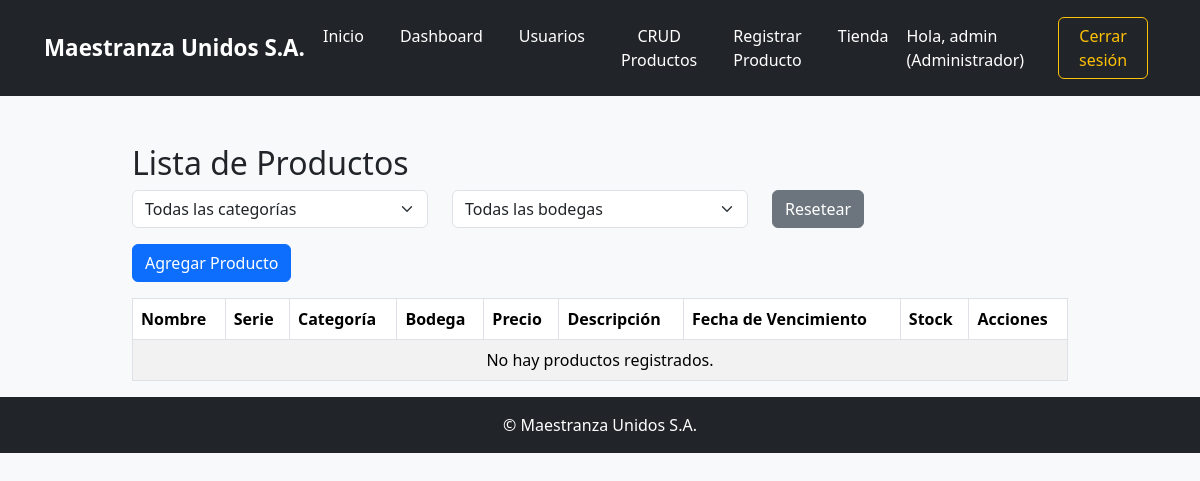
The app's page /productos/crud/ (signed in), older data.
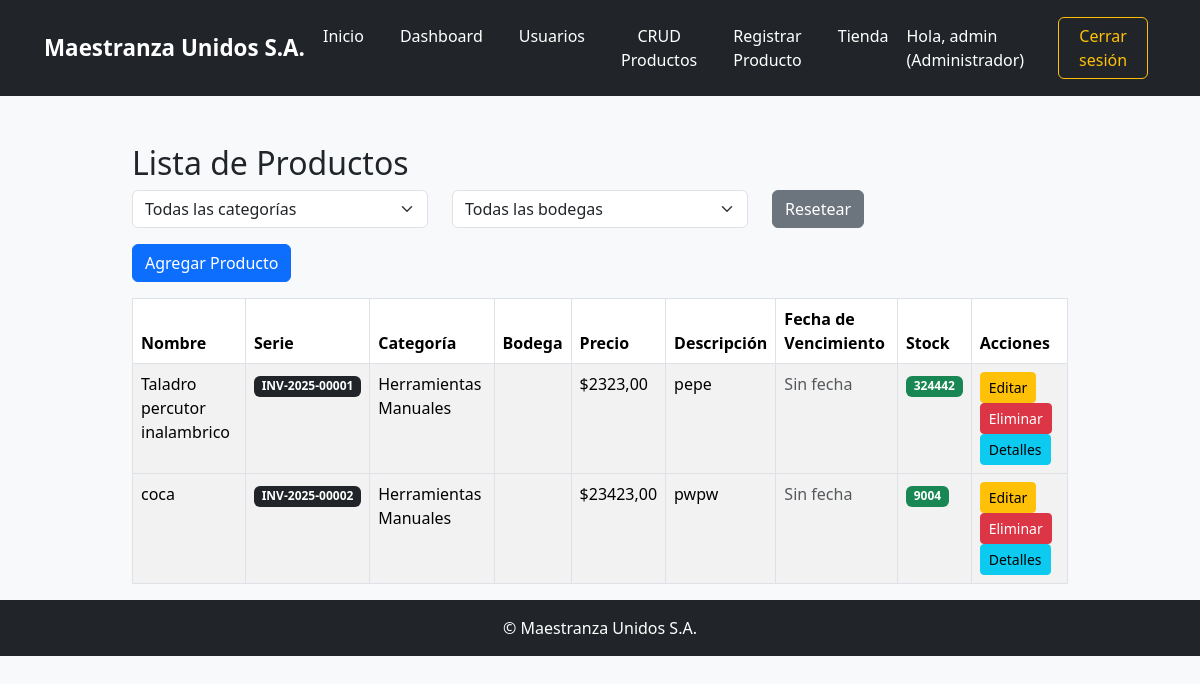
The same page, newer data.
### inventario/models.py (models this page shows, shortened)
class Producto(models.Model):
    nombre = models.CharField(max_length=100)
    categoria = models.ForeignKey(
        CategoriaProducto,
        on_delete=models.SET_NULL,
        null=True,
        blank=True,
        related_name='productos'
    )
    descripcion = models.TextField(blank=True)
    precio = models.DecimalField(max_digits=10, decimal_places=2)
    imagen = models.ImageField(upload_to='productos/', null=True, blank=True)
    fecha_vencimiento = models.DateField(null=True, blank=True)
    stock = models.PositiveIntegerField(default=0)
    stock_minimo = models.PositiveIntegerField(default=1)
    serial_number = models.CharField(
        max_length=20,
        unique=True,
        editable=False,
        blank=True,
        help_text="Número de serie generado automáticamente"
    )
    bodega = models.ForeignKey(
        Bodega,
        on_delete=models.CASCADE,
        related_name='productos',
        null=True,       # importante para migrar sin errores
        blank=True
    )

class CategoriaProducto(models.Model):
    nombre = models.CharField(max_length=100, unique=True)

### inventario/views.py (the view)
# urls.py: path('productos/crud/', views.producto_crud, name='producto_crud'),
@login_required
@groups_required('Gestor de Inventario', 'Almacén')
def producto_crud(request):
    categoria_id = request.GET.get('categoria')
    bodega_id = request.GET.get('bodega')  # 👈 NUEVO
    categorias = CategoriaProducto.objects.order_by('nombre')
    bodegas = Bodega.objects.order_by('nombre')  # 👈 NUEVO
    productos = Producto.objects.all()
    if categoria_id:
        productos = productos.filter(categoria_id=categoria_id)
    if bodega_id:
        productos = productos.filter(bodega_id=bodega_id)  # 👈 NUEVO
    if 'delete' in request.GET:
        producto = get_object_or_404(Producto, pk=request.GET['delete'])
        producto.delete()
        return redirect('producto_crud')
    return render(request, 'inventario/producto_crud.html', {
        'productos': productos,
        'categorias': categorias,
        'bodegas': bodegas,  # 👈 NUEVO
        'categoria_seleccionada': int(categoria_id) if categoria_id else None,
        'bodega_seleccionada': int(bodega_id) if bodega_id else None,
        'today': date.today(),
        'today_plus_7': date.today() + timedelta(days=7),
    })

### inventario/views.py (called while the page is built)
def groups_required(*group_names):
    def check_groups(user):
        return user.is_authenticated and (
            user.groups.filter(name__in=group_names).exists() or user.groups.filter(name='Administrador').exists()
        )
    return user_passes_test(check_groups)

### inventario/templates/inventario/producto_crud.html (shortened to what this page needs)
{% extends 'inventario/base.html' %}
{% block content %}
<div class="container mt-5">
  <h2>Lista de Productos</h2>
  <form method="get" class="row mb-3">
    <div class="col-md-4">
      <select name="categoria" class="form-select" onchange="this.form.submit()">
        <option value="">Todas las categorías</option>
      </select>
    </div>
    <div class="col-md-4">
      <select name="bodega" class="form-select" onchange="this.form.submit()">
        <option value="">Todas las bodegas</option>
      </select>
    </div>
    <div class="col-md-2">
      <a href="{% url 'producto_crud' %}" class="btn btn-secondary">Resetear</a>
    </div>
  </form>
  {% if request.user.groups.first.name != 'Almacén' %}
    <a href="{% url 'registro_producto' %}" class="btn btn-primary mb-3">Agregar Producto</a>
  {% endif %}
  <table class="table table-bordered table-striped">
    <thead>
      <tr>
        <th>Nombre</th>
        <th>Serie</th>
        <th>Categoría</th>
        <th><strong>Bodega</strong></th>
        <th>Precio</th>
        <th>Descripción</th>
        <th>Fecha de Vencimiento</th>
        <th>Stock</th>
        <th>Acciones</th>
      </tr>
    </thead>
    <tbody>
      {% for producto in productos %}
        <tr>
          <td>{{ producto.nombre }}</td>
          <td><span class="badge bg-dark">{{ producto.serial_number }}</span></td>
          <td>{{ producto.categoria.nombre|default:"Sin categoría" }}</td>
          <td>{{ producto.bodega.nombre }}</td>
          <td>${{ producto.precio }}</td>
          <td>{{ producto.descripcion }}</td>
          <td>
            {% if producto.fecha_vencimiento %}
              {% if producto.fecha_vencimiento < today %}
                <span class="badge bg-danger">Vencido ({{ producto.fecha_vencimiento|date:"d/m/Y" }})</span>
              {% elif producto.fecha_vencimiento <= today_plus_7 %}
                <span class="badge bg-warning text-dark">Por vencer ({{ producto.fecha_vencimiento|date:"d/m/Y" }})</span>
              {% else %}
                <span class="badge bg-success">{{ producto.fecha_vencimiento|date:"d/m/Y" }}</span>
              {% endif %}
            {% else %}
              <span class="text-muted">Sin fecha</span>
            {% endif %}
          </td>
          <td>
            {% if producto.stock <= producto.stock_minimo %}
              <span class="badge bg-danger">Bajo ({{ producto.stock }})</span>
            {% else %}
              <span class="badge bg-success">{{ producto.stock }}</span>
            {% endif %}
          </td>
          <td>
            {% if request.user.groups.first.name != 'Almacén' %}
              <a href="{% url 'editar_producto' producto.id %}" class="btn btn-warning btn-sm">Editar</a>
              <a href="?delete={{ producto.id }}" class="btn btn-danger btn-sm" onclick="return confirm('¿Eliminar este producto?');">Eliminar</a>
            {% endif %}
            <button class="btn btn-info btn-sm" data-bs-toggle="collapse" data-bs-target="#historial{{ producto.id }}">Detalles</button>
          </td>
        </tr>
      {% empty %}
        <tr><td colspan="9" class="text-center">No hay productos registrados.</td></tr>
      {% endfor %}
    </tbody>
  </table>
</div>
{% endblock %}

### inventario/templates/inventario/base.html (shortened to what this page needs)
{% load static %}
<!DOCTYPE html>
<html lang="es">
<head>
  <link href="https://cdn.jsdelivr.net/npm/bootstrap@5.3.3/dist/css/bootstrap.min.css" rel="stylesheet">
  <link rel="stylesheet" href="{% static 'inventario/css/style.css' %}">
</head>
<body class="{% if request.COOKIES.theme == 'dark' %}dark-mode{% endif %}">
<nav class="navbar navbar-expand-lg navbar-dark bg-dark">
  <div class="container-fluid">
    <a class="navbar-brand mx-auto" href="#">Maestranza Unidos S.A.</a>
    <div class="collapse navbar-collapse justify-content-center" id="navbarNav">
      <ul class="navbar-nav mx-auto">
        <li class="nav-item"><a class="nav-link" href="{% url 'index' %}">Inicio</a></li>
        {% if user.is_authenticated %}
            {% if user.groups.first.name == 'Administrador' %}
                <li class="nav-item"><a class="nav-link" href="{% url 'dashboard' %}">Dashboard</a></li>
                <li class="nav-item"><a class="nav-link" href="{% url 'usuarios_crud' %}">Usuarios</a></li>
                <li class="nav-item"><a class="nav-link" href="{% url 'producto_crud' %}">CRUD Productos</a></li>
                <li class="nav-item"><a class="nav-link" href="{% url 'registro_producto' %}">Registrar Producto</a></li>
                <li class="nav-item"><a class="nav-link" href="{% url 'tienda' %}">Tienda</a></li>
            {% elif user.groups.first.name == 'Comprador' %}
                <li class="nav-item"><a class="nav-link" href="{% url 'tienda' %}">Tienda</a></li>
                <li class="nav-item"><a class="nav-link" href="{% url 'dashboard' %}">Dashboard</a></li>
            {% elif user.groups.first.name == 'Almacén' %}
                <li class="nav-item"><a class="nav-link" href="{% url 'producto_crud' %}">CRUD Productos</a></li>
                <li class="nav-item"><a class="nav-link" href="{% url 'tienda' %}">Tienda</a></li>
                <li class="nav-item"><a class="nav-link" href="{% url 'dashboard' %}">Dashboard</a></li>
            {% endif %}
        {% else %}
            <li class="nav-item"><a class="nav-link" href="{% url 'login' %}">Iniciar Sesión</a></li>
            <li class="nav-item"><a class="nav-link" href="{% url 'registro_usuario' %}">Registrarse</a></li>
            <li class="nav-item"><a class="nav-link" href="{% url 'olvidar_contra' %}">¿Olvidaste tu contraseña?</a></li>
        {% endif %}
      </ul>
      {% if user.is_authenticated %}
        <div class="d-flex align-items-center ms-auto">
          <span class="navbar-text me-3">
            Hola, {{ user.username }}
            {% if user.groups.first %}
              ({{ user.groups.first.name }})
            {% else %}
              (Sin rol)
            {% endif %}
          </span>
          <a href="{% url 'logout' %}" class="btn btn-outline-light me-2">Cerrar sesión</a>
        </div>
      {% endif %}
    </div>
  </div>
</nav>
<main class="main-content">
  {% block content %}{% endblock %}
</main>
<footer class="bg-dark text-white text-center py-3 mt-auto">
  © Maestranza Unidos S.A.
</footer>
</body>
</html>

### inventario/static/inventario/css/style.css (style rules this page uses)
body { background-color: #f8f9fa; font-family: 'Segoe UI', Tahoma, Geneva, Verdana, sans-serif; margin: 0; padding: 0; }
.navbar { padding: 1rem 2rem; }
.navbar-brand { font-weight: bold; font-size: 1.4rem; color: white !important; text-align: center; margin-right: auto; margin-left: auto; }
.navbar-nav { text-align: center; }
.navbar-nav .nav-item { margin: 0 10px; }
.navbar-nav .nav-link { color: #ffffff !important; font-weight: 500; transition: all 0.2s ease-in-out; }
.navbar-text { color: #ffffff; font-size: 1rem; }
.btn-outline-light { border-color: #ffc107; color: #ffc107; }
footer { background-color: #343a40; color: white; text-align: center; padding: 15px 0; margin-top: 50px; }
.container { max-width: 960px; }

Row changes from the older to the newer data that the page shows:
added Producto: nombre "Taladro percutor inalambrico", serial_number "INV-2025-00001", categoria.nombre "Herramientas Manuales", precio "2323,00", descripcion "pepe", shows "Sin fecha", stock "324442"
added Producto: nombre "coca", serial_number "INV-2025-00002", categoria.nombre "Herramientas Manuales", precio "23423,00", descripcion "pwpw", shows "Sin fecha", stock "9004"
Text that changed along with them:
text no longer shown: "No hay productos registrados."
